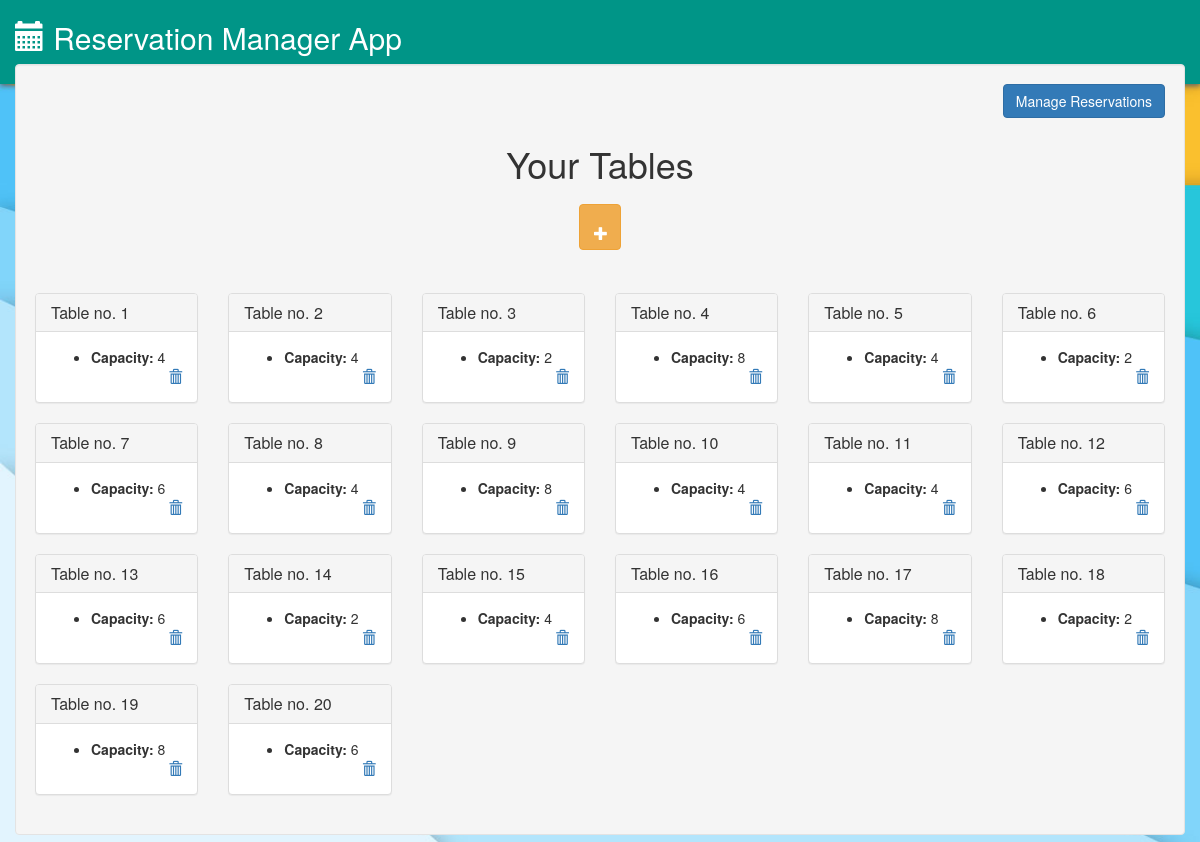
Page /index.php/table/table_view on the committed database.
### tables this page shows
CREATE TABLE `physical_table` (
  `id` int(11) NOT NULL AUTO_INCREMENT,
  `number` int(11) NOT NULL,
  `size` tinyint(2) DEFAULT NULL,
  PRIMARY KEY (`id`)
);

### application/controllers/Table.php (called while the page is built, shortened)
<?php
class Table extends CI_Controller {
	public function __construct(){
	  $this->load->model('table_model');
	  $this->load->helper('url');
	}
  public function table_view(){
	  $data['tables']=$this->table_model->get_all();
    usort($data['tables'], 'sort_time');
	  $data['base_url']=base_url();
	  $this->load->view('templates/header', $data);
	  $this->load->view('physical_table/table_view', $data);
	  $this->load->view('templates/footer');
	}
}

### index.php (called while the page is built, shortened)
<?php
require_once BASEPATH.'core/CodeIgniter.php';

### application/models/Table_model.php (called while the page is built, shortened)
<?php
class Table_model extends CI_Model {
  public function get_all(){
    $tab_query=$this->db->get('physical_table');
    $result=[];
    foreach ($tab_query->result_array() as $tab_row){
      array_push($result, [
        'tab_id'=>$tab_row['id'],
        'tab_num'=>$tab_row['number'],
        'tab_size'=>$tab_row['size']
      ]);
    }
    return $result;
  }
}

### application/views/physical_table/table_view.php (the view, shortened to what this page needs)
<div class='container-fluid'>
  <div class='row'>
    <div class='col-xs-12'>
      <div class='well owner_panel'>
        <a href='<?php echo $base_url?>index.php/reservation/owner_view' class="btn btn-raised btn-primary pull-right">Manage Reservations</a><br><br>
        <h1 class='text-center'>Your Tables</h1>
        <h2 class='text-center'>
          <a href='#' class="btn btn-warning btn-fab" data-toggle="modal" data-target="#create_modal"><span style='margin: 14px 0 0 2px'class="glyphicon glyphicon-plus"></span></a><br><br>
        </h2>
        <div class='row'>
        <?php foreach ($tables as $tab): ?>
          <div class='col-xs-6 col-sm-3 col-md-2 col-lg-2'>
            <div class="panel panel-default">
              <div class="panel-heading">
                <h3 class="panel-title">Table no. <?php echo $tab['tab_num']?></span></h3>
              </div>
              <div class="panel-body">
                <ul>
                  <li><b>Capacity:</b> <?php echo $tab['tab_size']?></li>
                  <a class='pull-right' href='#'><span class='glyphicon glyphicon-trash' data-toggle="modal" data-target="#myModal<?php echo $tab['tab_id']?>"></span></a>
                </ul>
              </div>
            </div>
          </div>
        <?php endforeach; ?>
        </div>
      </div>
    </div>
  </div>
</div>

### assets/css/style.css (style rules this page uses)
body { background-image: url('../img/mb-bg-fb-04.jpg'); background-color: #eee; background-size: cover; background-attachment: fixed; }
.owner_panel { margin-top: 35px; }

### rows in the picture
physical_table: tab_num "1", size "4"
physical_table: tab_num "2", size "4"
physical_table: tab_num "3", size "2"
physical_table: tab_num "5", size "4"
physical_table: tab_num "6", size "2"
physical_table: tab_num "7", size "6"
physical_table: tab_num "9", size "8"
physical_table: tab_num "10", size "4"
physical_table: tab_num "11", size "4"
physical_table: tab_num "12", size "6"
physical_table: tab_num "13", size "6"
physical_table: tab_num "14", size "2"
physical_table: tab_num "15", size "4"
physical_table: tab_num "16", size "6"
physical_table: tab_num "17", size "8"
physical_table: tab_num "18", size "2"
physical_table: tab_num "19", size "8"
physical_table: tab_num "20", size "6"

### other values in the picture
$tab['tab_num'] "4"
$tab['tab_size'] "8"
$tab['tab_num'] "8"
$tab['tab_size'] "4"
